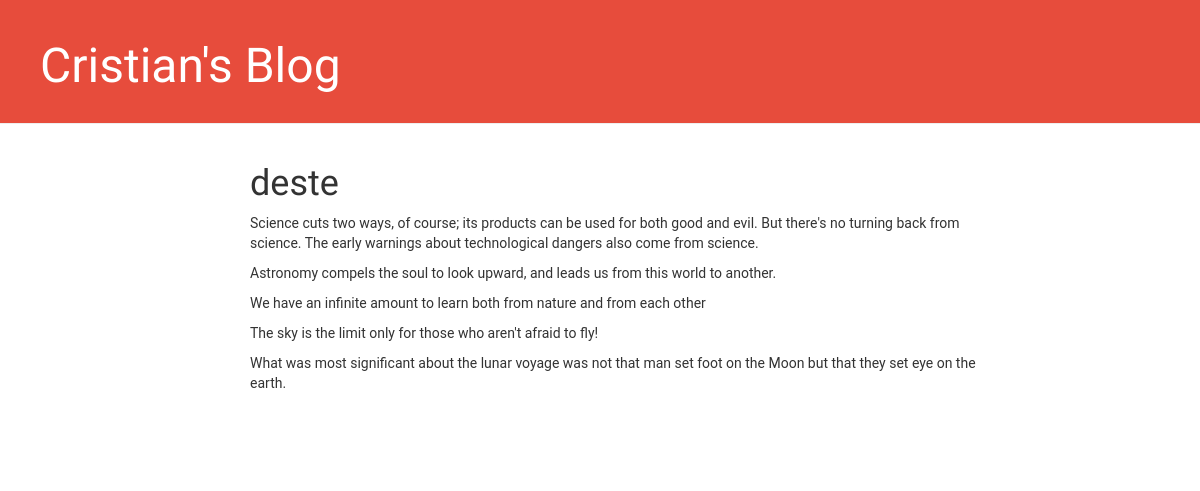
Before: /post/1/ with the older database file.
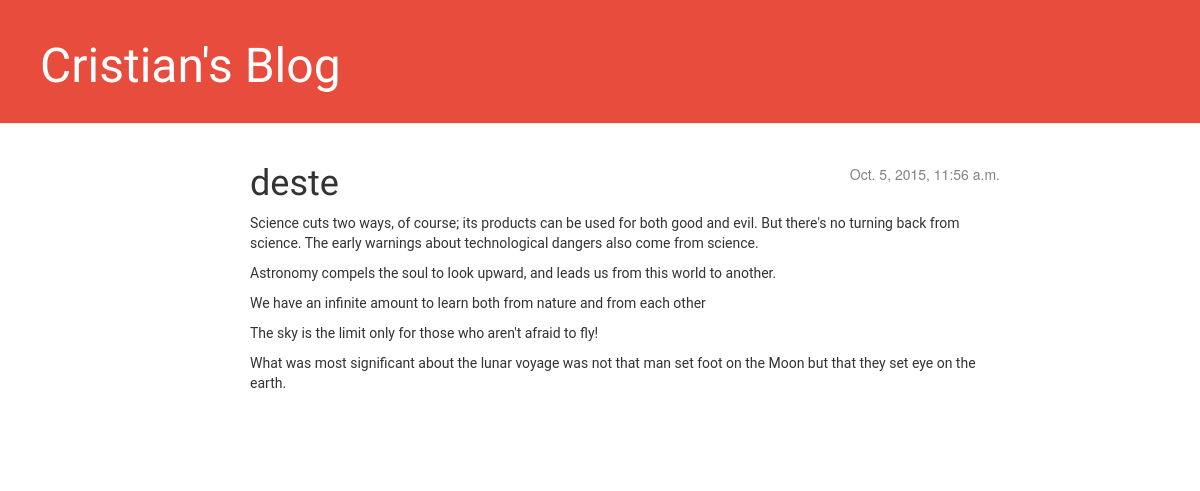
After: the same page with the newer database file.
### blog/views.py (the view)
# urls.py: url(r'^post/(?P<pk>[0-9]+)/$', views.post_detail),		#URL para ver los detalles del post
def post_detail(request, pk):
    post = get_object_or_404(Post, pk=pk)
    return render(request, 'blog/post_detail.html', {'post': post})

### blog/templates/blog/post_detail.html (shortened to what this page needs)
{% extends "blog/base.html" %}
{% block content %}
    <div class="post">
        {% if post.published_date %}
            <div class="date">
                {{ post.published_date }}
            </div>
        {% endif %}
        <h1>{{ post.title }}</h1>
        <p>{{ post.text|linebreaks }}</p>
    </div>
{% endblock %}

Changed rows visible on the page:
changed Post "deste": published_date (not shown) → "Oct. 5, 2015, 11:56 a.m."
